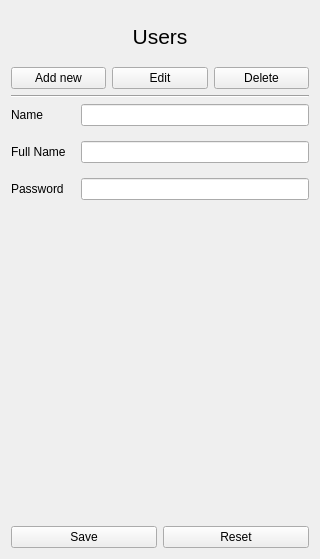
<?xml version="1.0" encoding="UTF-8"?>
<ui version="4.0">
 <class>UserForm</class>
 <widget class="QWidget" name="UserForm">
  <property name="geometry">
   <rect>
    <x>0</x>
    <y>0</y>
    <width>320</width>
    <height>559</height>
   </rect>
  </property>
  <property name="maximumSize">
   <size>
    <width>350</width>
    <height>16777215</height>
   </size>
  </property>
  <property name="windowTitle">
   <string>Form</string>
  </property>
  <property name="styleSheet">
   <string notr="true"/>
  </property>
  <layout class="QVBoxLayout" name="verticalLayout">
   <item>
    <widget class="QLabel" name="titleLabel">
     <property name="maximumSize">
      <size>
       <width>16777215</width>
       <height>50</height>
      </size>
     </property>
     <property name="font">
      <font>
       <pointsize>16</pointsize>
      </font>
     </property>
     <property name="text">
      <string>Users</string>
     </property>
     <property name="alignment">
      <set>Qt::AlignCenter</set>
     </property>
    </widget>
   </item>
   <item>
    <layout class="QHBoxLayout" name="horizontalLayout_2">
     <item>
      <widget class="QPushButton" name="pushButtonAdd">
       <property name="text">
        <string>Add new</string>
       </property>
      </widget>
     </item>
     <item>
      <widget class="QPushButton" name="pushButtonEdit">
       <property name="text">
        <string>Edit</string>
       </property>
      </widget>
     </item>
     <item>
      <widget class="QPushButton" name="pushButtonDelete">
       <property name="text">
        <string>Delete</string>
       </property>
      </widget>
     </item>
    </layout>
   </item>
   <item>
    <widget class="Line" name="line">
     <property name="orientation">
      <enum>Qt::Horizontal</enum>
     </property>
    </widget>
   </item>
   <item>
    <layout class="QFormLayout" name="formLayout">
     <property name="horizontalSpacing">
      <number>15</number>
     </property>
     <property name="verticalSpacing">
      <number>15</number>
     </property>
     <property name="rightMargin">
      <number>0</number>
     </property>
     <item row="0" column="0">
      <widget class="QLabel" name="nameLabel">
       <property name="text">
        <string>Name</string>
       </property>
      </widget>
     </item>
     <item row="0" column="1">
      <widget class="QLineEdit" name="nameLineEdit"/>
     </item>
     <item row="1" column="0">
      <widget class="QLabel" name="fullnameLabel">
       <property name="text">
        <string>Full Name</string>
       </property>
      </widget>
     </item>
     <item row="1" column="1">
      <widget class="QLineEdit" name="fullnameLineEdit">
       <property name="toolTip">
        <string/>
       </property>
       <property name="statusTip">
        <string/>
       </property>
       <property name="accessibleDescription">
        <string/>
       </property>
      </widget>
     </item>
     <item row="2" column="0">
      <widget class="QLabel" name="passwordLabel">
       <property name="text">
        <string>Password</string>
       </property>
      </widget>
     </item>
     <item row="2" column="1">
      <widget class="QLineEdit" name="passwordLineEdit"/>
     </item>
    </layout>
   </item>
   <item>
    <spacer name="horizontalSpacer">
     <property name="orientation">
      <enum>Qt::Horizontal</enum>
     </property>
     <property name="sizeType">
      <enum>QSizePolicy::MinimumExpanding</enum>
     </property>
     <property name="sizeHint" stdset="0">
      <size>
       <width>40</width>
       <height>50</height>
      </size>
     </property>
    </spacer>
   </item>
   <item>
    <layout class="QHBoxLayout" name="horizontalLayout">
     <property name="sizeConstraint">
      <enum>QLayout::SetMaximumSize</enum>
     </property>
     <item>
      <widget class="QPushButton" name="pushButtonSave">
       <property name="text">
        <string>Save</string>
       </property>
      </widget>
     </item>
     <item>
      <widget class="QPushButton" name="pushButtonReset">
       <property name="text">
        <string>Reset</string>
       </property>
      </widget>
     </item>
    </layout>
   </item>
  </layout>
 </widget>
 <resources/>
 <connections/>
</ui>
